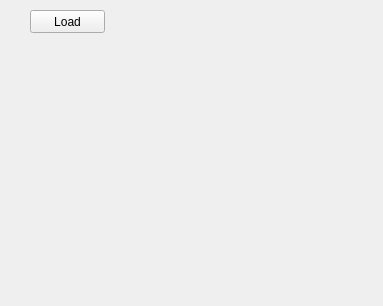
<?xml version="1.0" encoding="UTF-8"?>
<ui version="4.0">
 <class>ImageS</class>
 <widget class="QWidget" name="ImageS">
  <property name="geometry">
   <rect>
    <x>0</x>
    <y>0</y>
    <width>383</width>
    <height>306</height>
   </rect>
  </property>
  <property name="windowTitle">
   <string>Form</string>
  </property>
  <widget class="QPushButton" name="pushButton_Load">
   <property name="geometry">
    <rect>
     <x>30</x>
     <y>10</y>
     <width>75</width>
     <height>23</height>
    </rect>
   </property>
   <property name="text">
    <string>Load</string>
   </property>
  </widget>
 </widget>
 <resources/>
 <connections/>
</ui>
